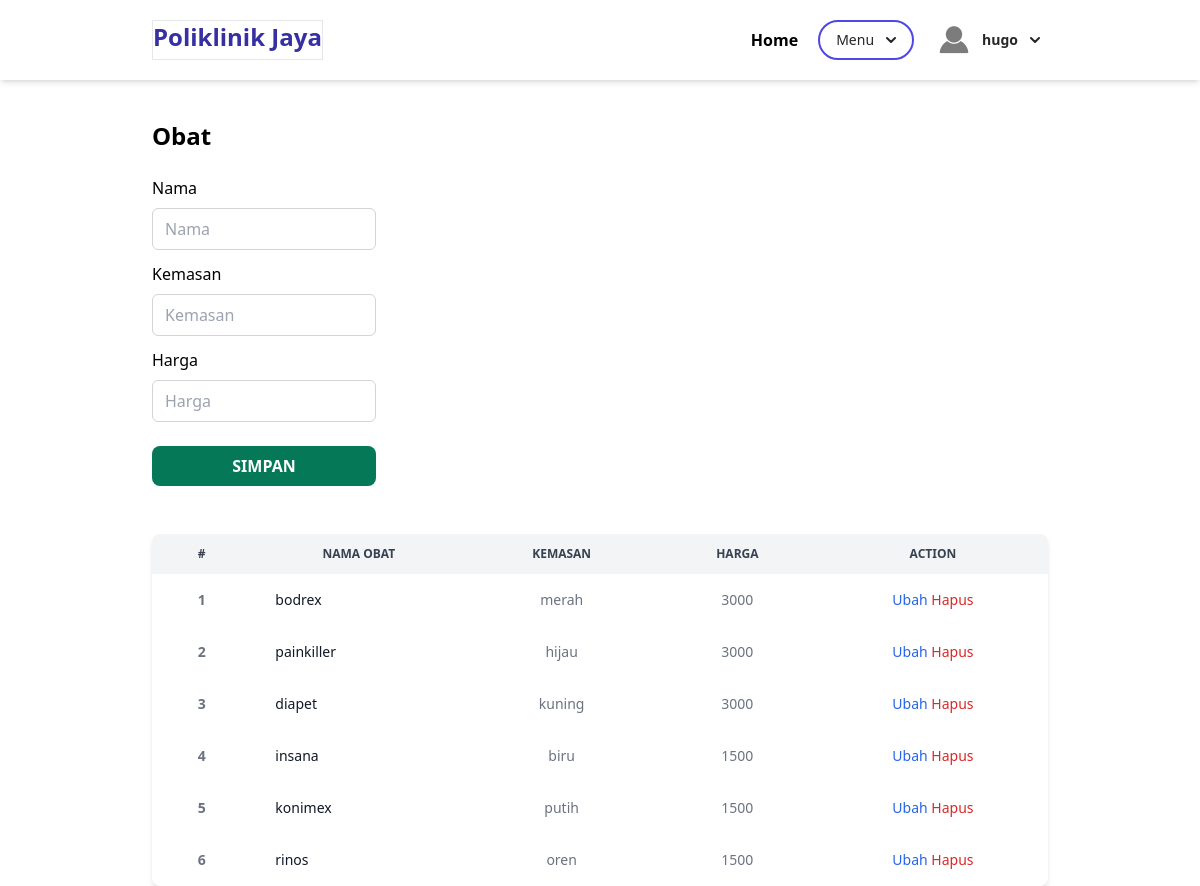
The page /admin/index.php?page=obat (signed in) on the database its author committed.
### tables this page shows
CREATE TABLE `obat` (
  `id` int(11) NOT NULL,
  `nama_obat` varchar(100) NOT NULL,
  `kemasan` varchar(255) NOT NULL,
  `harga` int(11) NOT NULL
);

### admin/obat.php (the view, shortened to what this page needs)
<section class="container mt-10 mx-auto">
    <h2 class="font-bold text-2xl">Obat</h2>
    <br>
    <div class="">
        <form class="form w-1/4 flex flex-col gap-3" method="POST" action="" name="myForm" onsubmit="return(validate());">
            <?php
$nama_obat = '';
$kemasan = '';
$harga = '';
    ?>
            <div class="flex flex-col gap-2">
                <label for="inputNama" class="form-label fw-bold">
                    Nama
                </label>
                <div>
                    <input type="text" class="form-control w-full border border-neutral-300 rounded-md" name="nama_obat" id="inputNama" placeholder="Nama" value="<?php echo $nama_obat ?>">
                </div>
            </div>
            <div class="flex flex-col gap-2">
                <label for="inputKemasan" class="form-label fw-bold">
                    Kemasan
                </label>
                <div>
                    <input type="text" class="form-control w-full border border-neutral-300 rounded-md" name="kemasan" id="inputKemasan" placeholder="Kemasan" value="<?php echo $kemasan ?>">
                </div>
            </div>
            <div class="flex flex-col gap-2">
                <label for="inputHarga" class="form-label fw-bold">
                    Harga
                </label>
                <div>
                    <input type="text" class="form-control w-full border border-neutral-300 rounded-md" name="harga" id="inputHarga" placeholder="Harga" value="<?php echo $harga ?>">
                </div>
            </div>
            <div class="row mt-3">
                <div class=col>
                    <button type="submit" class="bg-emerald-700 hover:bg-emerald-800 uppercase text-white py-2 w-full font-bold rounded-lg" name="simpan">Simpan</button>
                </div>
            </div>
        </form>
        <br>
        <br>
        <div class="relative overflow-x-auto shadow-md sm:rounded-lg">
            <table class="w-full text-sm text-gray-500">
                <thead class="text-xs text-gray-700 uppercase bg-gray-100">
                    <tr>
                        <th scope="col" class="px-6 py-3">
                            #
                        </th>
                        <th scope="col" class="px-6 py-3">
                            Nama Obat
                        </th>
                        <th scope="col" class="px-6 py-3">
                            Kemasan
                        </th>
                        <th scope="col" class="px-6 py-3">
                            Harga
                        </th>
                        <th scope="col" class="px-6 py-3">
                            Action
                        </th>
                    </tr>
                </thead>
                <tbody>
                    <?php
$result = mysqli_query($mysqli, "SELECT * FROM obat");
$no = 1;
while ($data = mysqli_fetch_array($result)) {
    ?>
                        <tr>
                            <th scope="row"><?php echo $no++ ?></th>
                            <td class="px-6 py-4 font-medium text-gray-900 whitespace-nowrap"><?php echo $data['nama_obat'] ?></td>
                            <td class="px-6 py-4 text-center"><?php echo $data['kemasan'] ?></td>
                            <td class="px-6 py-4 text-center"><?php echo $data['harga'] ?></td>
                            <td class="px-6 py-4 text-center">
                                <a class="font-medium text-blue-600 hover:underline" href="index.php?page=obat&id=<?php echo $data['id'] ?>">Ubah</a>
                                <a class="font-medium text-red-600 hover:underline" href="index.php?page=obat&id=<?php echo $data['id'] ?>&aksi=hapus">Hapus</a>
                            </td>
                        </tr>
                    <?php
}
?>
                </tbody>
            </table>
        </div>
</section>

### admin/index.php (shortened to what this page needs)
<!doctype html>
<html lang="en">
  <head>
    <link href="https://cdnjs.cloudflare.com/ajax/libs/flowbite/2.2.1/flowbite.min.css"  rel="stylesheet" />
    <script src="https://cdn.tailwindcss.com"></script>
  </head>
  <body>
    <nav class="flex items-center shadow-md h-20 bg-white">
        <div class="container flex mx-auto justify-between">
            <div class="flex gap-20">
                <h1 class="text-indigo-800 md:text-2xl font-bold border">Poliklinik Jaya</h1>
            </div>
            <div class="flex gap-20">
                <ul class="flex flex-row gap-5 items-center">
                    <li>
                            <a href="index.php" class="font-semibold">Home</a>
                        </li>
                        <li>
                            <button id="dropdownDefaultButton" data-dropdown-toggle="dropdown" class="text-neutral-800 border-2 border-indigo-600 hover:text-white hover:bg-indigo-600 font-medium rounded-full text-sm px-4 py-2 text-center inline-flex items-center"
                            type="button">
                                Menu
                                <svg class="w-2.5 h-2.5 ms-3 hover:text-white" aria-hidden="true" xmlns="http://www.w3.org/2000/svg" fill="none" viewBox="0 0 10 6">
                                    <path stroke="currentColor" stroke-linecap="round" stroke-linejoin="round" stroke-width="2" d="m1 1 4 4 4-4"/>
                                </svg>
                            </button>
                        </li>
                    <?php
if (isset($_SESSION['username'])) {
    ?>
                            <li class="flex">
                                <img src="../img/profile.png" alt="" class="w-10 h-10">
                                <button id="akun" data-dropdown-toggle="dropdown-akun" class="text-neutral-800 font-bold rounded-full text-sm px-2 text-center inline-flex items-center"
                                type="button">
                                    <?php echo $_SESSION['username'] ?>
                                    <svg class="w-2.5 h-2.5 ms-3" aria-hidden="true" xmlns="http://www.w3.org/2000/svg" fill="none" viewBox="0 0 10 6">
                                        <path stroke="currentColor" stroke-linecap="round" stroke-linejoin="round" stroke-width="2" d="m1 1 4 4 4-4"/>
                                    </svg>
                                </button>
                            </li>
                        <?php
}
?>
                </ul>
            </div>
        </div>
    </nav>
    <main role="main" class="">
    <?php
if (isset($_GET['page'])) {
    include $_GET['page'] . ".php";
}
?>
    </main>
  </body>
</html>

### rows shown on the page
obat: nama_obat "bodrex", kemasan "merah", harga "3000"
obat: nama_obat "painkiller", kemasan "hijau", harga "3000"
obat: nama_obat "diapet", kemasan "kuning", harga "3000"
obat: nama_obat "insana", kemasan "biru", harga "1500"
obat: nama_obat "konimex", kemasan "putih", harga "1500"
obat: nama_obat "rinos", kemasan "oren", harga "1500"

### other values the page prints
$_SESSION['username'] "hugo"
